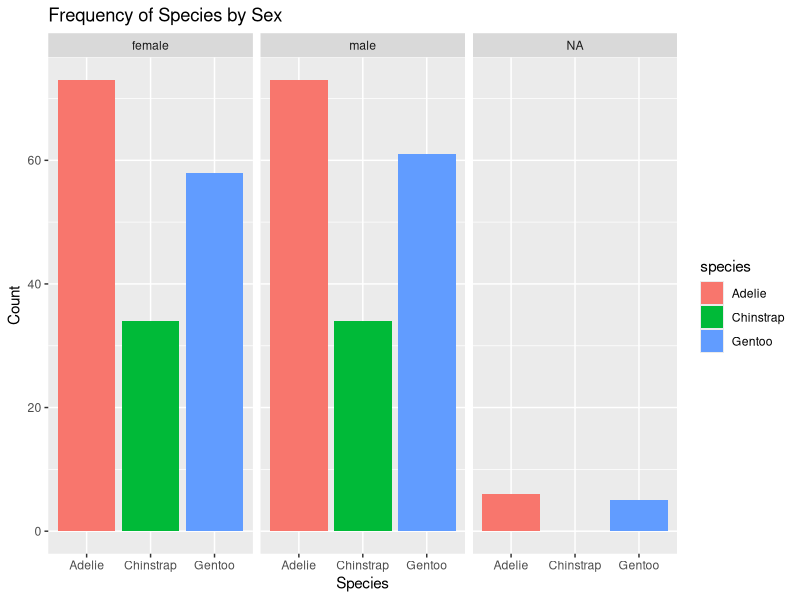
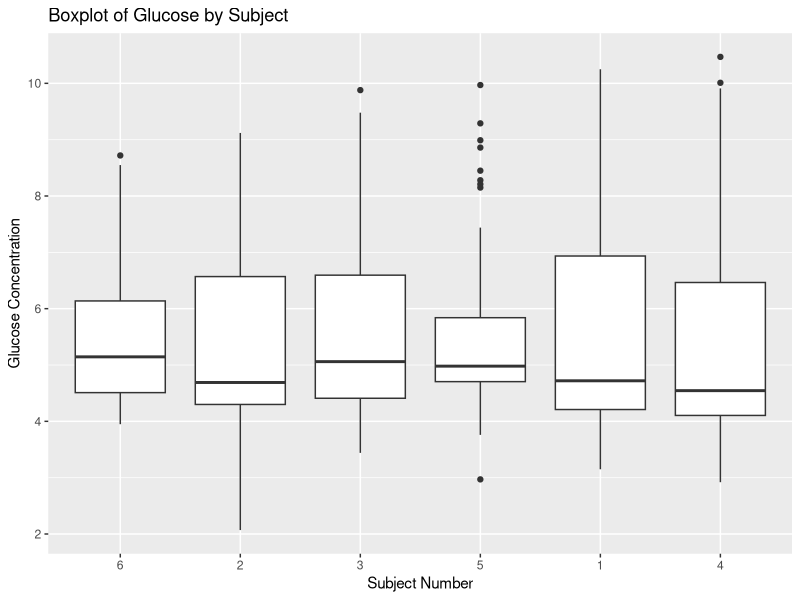

Reproduce these figures in R, in order.
## ---- chunk 1

#| label: setup
#| include: false

knitr::opts_chunk$set(echo = TRUE)
## ---- chunk 2
#load tidyverse up
library(tidyverse)
#example dataset
library(palmerpenguins)
data(penguins)
## ---- chunk 3
#How many NA's in our dataset?
(sum(is.na(penguins)))

#What columns contain NA's?
summary(penguins)
## ---- chunk 4
#Drop NA's from just one column
penguins_dropNA_mass <- penguins %>% drop_na(body_mass_g)
summary(penguins_dropNA_mass)
## ---- chunk 5
#Drop NA's from all columns
penguins_dropNA_all <- penguins %>% drop_na()
summary(penguins_dropNA_all)
## ---- chunk 6
library(nlme)
summary(Glucose)

#Drop all NA's
Glucose_noNA <- Glucose %>% drop_na()
summary(Glucose_noNA)
## ---- chunk 7
ggplot(data = penguins, 
       aes(x = species, fill = species)) + 
    geom_bar() +
  facet_wrap(vars(sex)) +
  labs( x = "Species",
        y = "Count",
        title = "Frequency of Species by Sex")
## ---- chunk 8
ggplot(data = Glucose,
       aes(x = Subject, y = conc)) +
  geom_boxplot() +
  labs(x = "Subject Number", 
       y = "Glucose Concentration",
       title = "Boxplot of Glucose by Subject")
